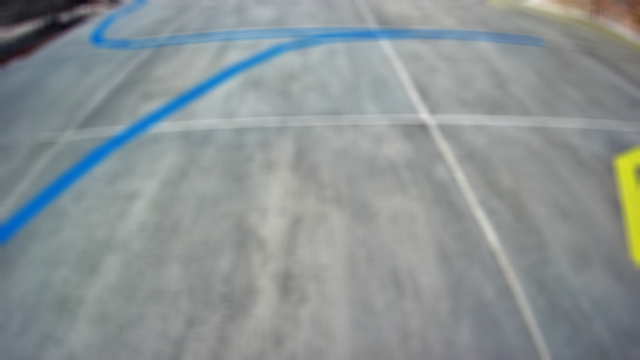
#> input picture camera.Frame.test.png, 640 x 360 px, given in place of the camera
$ python line_v3.py
#> lines starting #> are read from the running program, lines starting #| are printed output that depends on the picture; after the words box and inside, x2 and y2 are one past the last pixel; in counts of white or black regions, pixels touching at a corner belong together; long printed decimals are rounded
import cv2
import numpy as np
import time
import math

DRIVER_INITIALIZED = False
try:
	from utils.motor_lib.driver import move, off
	DRIVER_INITIALIZED = True
except:
	print("MOTOR DRIVER NOT INITIALIZED! RUNNING ANYWAY...")

VIDEO_SOURCE = 0

SHOW_IMAGES = False
WRITE_IMAGES = True
BASE_SPEED = 40
BOOST_SPEED = 50
BOOST_ANGLE = 5

BLUR_KERNEL = 10
OBSTACLE_BLUR = 30
# [6 lines of commented-out code are left out]

LOW_BLUE = [89, 174, 174]
HIGH_BLUE = [122, 255, 255]

#LOW_YELLOW = [0, 146, 0] #ermias house
#HIGH_YELLOW = [179, 210, 255]

LOW_YELLOW = [0, 0, 219] #school track
HIGH_YELLOW = [100, 53, 255]

LOW_PURPLE = [117, 139, 27]
HIGH_PURPLE = [156, 255, 134]

def pwm(speed, theta):
	try:
		theta = ((theta + 180) % 360) - 180  # normalize value to [-180, 180)
		speed = min(max(0, speed), 100)              # normalize value to [0, 100]
		v_a = speed * (45 - theta % 90) / 45          # falloff of main motor
		v_b = min(100, 2 * speed + v_a, 2 * speed - v_a)  # compensation of other motor
		if theta < -90: return -v_b, -v_a
		if theta < 0:   return -v_a, v_b
		if theta < 90:  return v_b, v_a
		return [int(v_a), int(-v_b)]
	except:
		print('Unable to calculate PWM! (Most commonly from division by zero)')

def stabilize(current, new, num_lanes, max_confident_deviation=3,max_unsure_deviation=1.5):
	"""
	Using last steering angle to stabilize the steering angle
	This can be improved to use last N angles, etc
	if new angle is too different from current angle, only turn by max_angle_deviation degrees
	"""

	if num_lanes == 2:
		# if both lane lines detected, then we can deviate more
		max_angle_deviation = max_confident_deviation
	elif num_lanes == 1:
		# if only one lane detected, don't deviate too much
		max_angle_deviation = max_unsure_deviation
	else:
		max_angle_deviation = 2
	#elif num_lanes == 0:
		#max_angle_deviation = 100

	angle_deviation = new - current
	#print(f"Angle deviation: {angle_deviation}")
	if abs(angle_deviation) > max_angle_deviation:
		stabilized_steering_angle = int(current
										+ max_angle_deviation * angle_deviation / abs(angle_deviation))
	else:
		stabilized_steering_angle = new
	#print('INFO: Proposed angle: %s, stabilized angle: %s' % (new, stabilized_steering_angle))
	return stabilized_steering_angle

def detect_line_segments(cropped_edges):
	# tuning min_threshold, minLineLength, maxLineGap is a trial and error process by hand
	rho = 1  # precision in pixel, i.e. 1 pixel
	angle = np.pi / 180  # degree in radian, i.e. 1 degree
	min_threshold = 10  # minimal of votes #default 10
	line_segments = cv2.HoughLinesP(cropped_edges, rho, angle, min_threshold, np.array([]), minLineLength=10,
									maxLineGap=2) #minlinelength=8, maxlinegap=4

	'''if line_segments is not None:
		for line_segment in line_segments:
			logging.debug('detected line_segment:')
			logging.debug("%s of length %s" % (line_segment, length_of_line_segment(line_segment[0])))
'''
	return line_segments

def slope_intercepts(line_segments):
	"""
	This function combines line segments into one or two lane lines
	If all line slopes are < 0: then we only have detected left lane
	If all line slopes are > 0: then we only have detected right lane
	"""
	lane_line = []
	if line_segments is None:
		return lane_line

	fit = []

	for line_segment in line_segments:
		for x1, y1, x2, y2 in line_segment:
			if x1 == x2:
				#logging.info('skipping vertical line segment (slope=inf): %s' % line_segment)
				continue
			try: # changed
				tmpFit = np.polyfit((x1, x2), (y1, y2), 1)
			except np.RankWarning:
				tmpFit = None
			slope = tmpFit[0]
			intercept = tmpFit[1]
			fit.append((slope, intercept, length_of_line_segment((x1, y1, x2, y2))))

	#fit_average = np.average(fit, axis=0)

	return fit

def detect_uturn(line_segments):
	totalLen = 0
	for (slope,_,length) in line_segments:
		if abs(slope) < horizontalSlopeThreshold:
			totalLen += length
		if totalLen >= horizontalLengthThreshold:
			return True
	return False

def show(window_name, frame):
	if SHOW_IMAGES:
		cv2.imshow(window_name, frame)
	if WRITE_IMAGES:
		cv2.imwrite(f"camera.{window_name}.test.png", frame)

def heading(frame, angle):
		heading_image = np.zeros_like(frame)
		height, width, _ = frame.shape
		radians = 0
		if angle is None:
				radians = math.pi / 2
		else:
				radians = angle / 180.0 * math.pi
		x1 = int(width / 2)
		y1 = height
		x2 = 0
		y2 = int(height / 2)
		if radians == 0:
			x2 = 0
			y2 = height
		elif radians == math.pi:
			x2 = width
			y2 = height
		else:
			x2 = int(x1 - height / 2 / math.tan(radians))

		cv2.line(heading_image, (x1, y1), (x2, y2), (0, 0, 255), 10)
		heading_image = cv2.addWeighted(frame, 0.8, heading_image, 1, 1)
		return heading_image

def weighted_avg(numbers, values):
		total = 0
		for i in range(len(numbers)):
				total += numbers[i] * values[i]
		return total / sum(values)

def clamp(n, bounds):
		if n < bounds[0]:
				return bounds[0]
		elif n > bounds[1]:
				return bounds[1]
		else:
				return n

def length_of_line_segment(line):
	x1, y1, x2, y2 = line
	return math.sqrt((x2 - x1) ** 2 + (y2 - y1) ** 2)

cap = cv2.VideoCapture(VIDEO_SOURCE)
input("Press Enter to start analysing frames")

previousYellowAngle = None
previousBlueAngle = None
blueLeft = True
angle = 90
cutoffConstant = 1/2
fracOffset = 1/16
horizontalSlopeThreshold = 0.3
horizontalLengthThreshold = 100
cannyMin = 200
cannyMax = 400
uTurnForwardSpeed = 1.3
uTurnBackSpeed = -0.25

obstacleThreshold = 200
obstacleCorrection = 0
obstacleCompensation = 0
obstacleScale = 0.5
obstacleTurnThreshold = 30
defaultTurnRight = True
obstacleBounds = 200
obstaclePassed = False
obstacleCorrectionFrames = 0

finalAngleOffset = 0

contourColor = (0, 0, 255)
obstacleColor = (255, 0, 0)
lineColor = (0, 255, 0)
circleColor = (255, 255, 255)
circleRadius = 5
lineThickness = 3

blueAngle = None
yellowAngle = None

while True:
		error = 0
		ret, frame = cap.read()
#> frame is the input picture: shape (360, 640, 3); mean B, G, R 148.2, 147.2, 139.2

		if ret:
				originalFrame = np.copy(frame)
				frame = cv2.blur(originalFrame, (BLUR_KERNEL, BLUR_KERNEL))
				contourFrame = np.copy(frame)
				obstacleFrame = cv2.blur(originalFrame, (OBSTACLE_BLUR, OBSTACLE_BLUR))
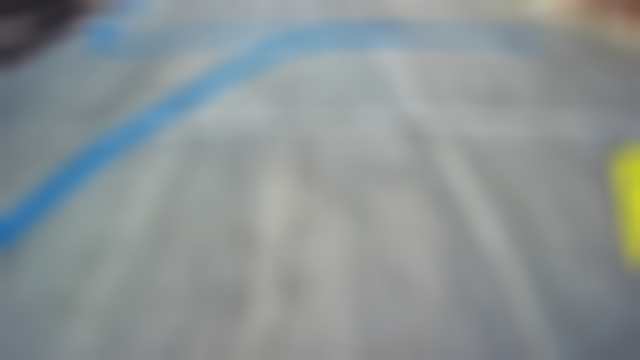
#> obstacleFrame: shape (360, 640, 3); mean B, G, R 148.2, 147.2, 139.2

				low_b = np.uint8(LOW_BLUE)
				high_b = np.uint8(HIGH_BLUE)

				low_y = np.uint8(LOW_YELLOW)
				high_y = np.uint8(HIGH_YELLOW)

				low_p = np.uint8(LOW_PURPLE)
				high_p = np.uint8(HIGH_PURPLE)

				hsv = cv2.cvtColor(frame, cv2.COLOR_BGR2HSV)
#> hsv: shape (360, 640, 3); mean H, S, V 80.4, 23.4, 151.4
				obstacleHSV = cv2.cvtColor(obstacleFrame, cv2.COLOR_BGR2HSV)
#> obstacleHSV: shape (360, 640, 3); mean H, S, V 81, 23.4, 151.2

				blueMask = cv2.inRange(hsv, low_b, high_b)
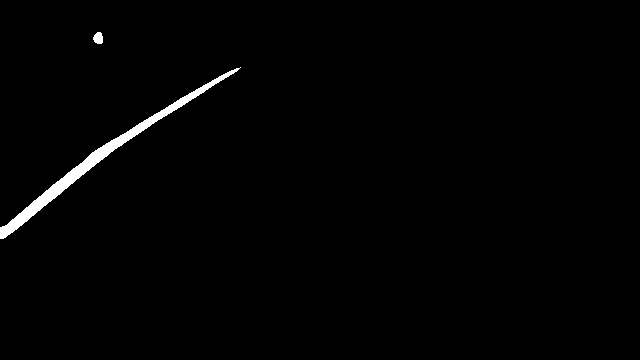
#> blueMask: shape (360, 640); 1.2% white; 2 white regions, box (x1, y1, x2, y2) and area: (0, 67, 241, 239) 2577, (93, 32, 103, 44) 95
				yellowMask = cv2.inRange(hsv, low_y, high_y)
#> yellowMask: shape (360, 640); every value is 0
				obstacleMask = cv2.inRange(obstacleHSV, low_p, high_p)

				# Only focuses on the bottom half or section of the screen as determined by cutoff
				bottomLeft = np.zeros_like(blueMask)
				bottomRight = np.zeros_like(yellowMask)

				cutoff = clamp(cutoffConstant * BASE_SPEED / 30, (1/3, 5/6))

				bottomLeft = cv2.rectangle(bottomLeft, (0, bottomLeft.shape[0]), (round(bottomLeft.shape[1] * cutoff), round(bottomLeft.shape[0] * (1 - cutoff))), 255, -1)
				bottomRight = cv2.rectangle(bottomRight, (bottomRight.shape[1], bottomRight.shape[0]), (round(bottomRight.shape[1] * (1 - cutoff)), round(bottomRight.shape[0] * (1 - cutoff))), 255, -1)

				blueMask = cv2.bitwise_and(blueMask, blueMask, mask=bottomLeft if blueLeft else bottomRight)
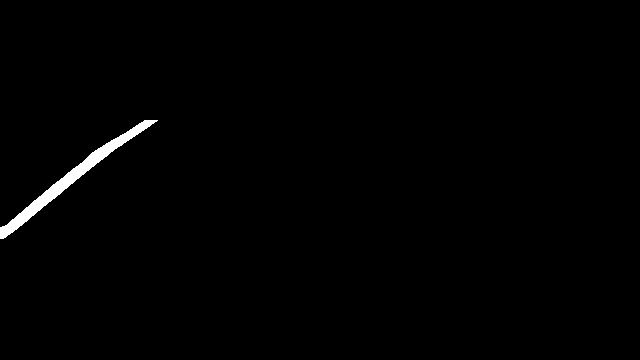
#> blueMask: shape (360, 640); 0.86% white; 1 white region
				yellowMask = cv2.bitwise_and(yellowMask, yellowMask, mask=bottomRight if blueLeft else bottomLeft)

				blueContours, hierarchy = cv2.findContours(blueMask, 1, cv2.CHAIN_APPROX_NONE)
#> blueContours = 1 contour; box (x1, y1, x2, y2) and area: (0, 120, 158, 239) 1808
				yellowContours, hierarchy = cv2.findContours(yellowMask, 1, cv2.CHAIN_APPROX_NONE)
#> yellowContours = []
				# Used simple here to save memory
				obstacleContours, hierarchy = cv2.findContours(obstacleMask, 1, cv2.CHAIN_APPROX_SIMPLE)
#> obstacleContours = []

				leftEndPoint = (frame.shape[1] * fracOffset, frame.shape[0])
#> leftEndPoint = (40, 360)
				rightEndPoint = ((1 - fracOffset) * frame.shape[1], frame.shape[0])
#> rightEndPoint = (600, 360)

				if len(blueContours) > 0:
						c_b = max(blueContours, key=cv2.contourArea)
#> c_b = contour of 325 points, box (x1, y1, x2, y2) (0, 120, 158, 239), area 1808
						#print(c_b.shape)
						M = cv2.moments(c_b)
#> M = moments, m00 1807.5, centre m10/m00, m01/m00 = (71.11, 178)
						if M["m00"] != 0:
								cx = int(M['m10']/M['m00'])
#> cx = 71
								cy = int(M['m01']/M['m00'])
#> cy = 177
								endPoint = leftEndPoint if blueLeft else rightEndPoint
#> endPoint = (40, 360)
								previousBlueAngle = blueAngle
								blueAngle = 180 - round(np.arctan2(endPoint[1] - cy, cx - endPoint[0]) * 180 / np.pi)
#> blueAngle = 100
								cv2.drawContours(contourFrame, [c_b], 0, contourColor, lineThickness)
								cv2.circle(contourFrame, (cx,cy), circleRadius, circleColor, -1)
#> contourFrame: shape (360, 640, 3); mean B, G, R 147, 146.4, 140.7
								cv2.line(contourFrame, (cx, cy), (round(endPoint[0]), endPoint[1]), lineColor, lineThickness)
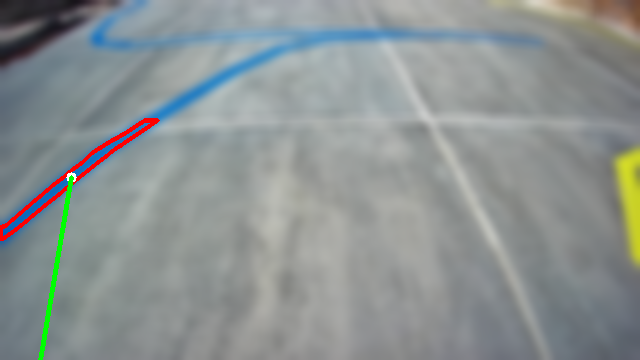
#> contourFrame: shape (360, 640, 3); mean B, G, R 146.5, 146.9, 140.2
								#print(f"Blue steering angle: {blueAngle} degrees")
				else:
						blueAngle = None

				if len(yellowContours) > 0:
						c_y = max(yellowContours, key=cv2.contourArea)
						M = cv2.moments(c_y)
						if M["m00"] != 0:
								cx = int(M['m10']/M['m00'])
								cy = int(M['m01']/M['m00'])
								endPoint = rightEndPoint if blueLeft else leftEndPoint
								previousYellowAngle = yellowAngle
								yellowAngle = 180 - round(np.arctan2(endPoint[1] - cy, cx - endPoint[0]) * 180 / np.pi)
								cv2.drawContours(contourFrame, [c_y], 0, contourColor, lineThickness)
								cv2.circle(contourFrame, (cx,cy), circleRadius, circleColor, -1)
								cv2.line(contourFrame, (cx, cy), (round(endPoint[0]), endPoint[1]), lineColor, lineThickness)
								#print(f"Yellow steering angle: {yellowAngle} degrees")
				else:
					yellowAngle = None


				'''obstacleObj = []
				if len(obstacleContours) > 0:
						obstacles = list(filter(lambda c: cv2.contourArea(c) > obstacleThreshold, obstacleContours))
						cv2.drawContours(contourFrame, obstacles, -1, obstacleColor, lineThickness)
						for obj in obstacles:
								M = cv2.moments(obj)
								if M["m00"] != 0:
										cx = int(M['m10']/M['m00'])
										cy = int(M['m01']/M['m00'])
										obstacleObj.append({"centre": [cx, cy], "contour": obj, "size": cv2.contourArea(obj)})
										cv2.circle(contourFrame, (cx,cy), circleRadius, circleColor, -1)
						obstaclePassed = False
						obstacleCorrectionFrames += 1

						# Sorts them based on x-coordinate
						obstacleObj = sorted(obstacleObj, key=lambda obstacle: obstacle["centre"][0])
						differenceArr = []

						if len(obstacleObj) > 1:
								for i in range(len(obstacleObj) - 1):
										differenceArr.append(obstacleObj[i+1]["centre"][0] - obstacleObj[i]["centre"][0])
								maxDifference = 0
								maxIndex = 0
								for i in range(len(differenceArr)):
										if differenceArr[i] > maxDifference:
												maxDifference = differenceArr[i]
												maxIndex = i

								weights = (obstacleObj[maxIndex + 1]["size"], obstacleObj[maxIndex]["size"])

								# Taking a weighted average of the two adjacent obstacles
								point = (weighted_avg([obstacleObj[maxIndex]["centre"][0], obstacleObj[maxIndex + 1]["centre"][0]], weights),
																		weighted_avg([obstacleObj[maxIndex]["centre"][1], obstacleObj[maxIndex + 1]["centre"][1]], weights))
								obstacleCorrection = 180 - round(np.arctan2(point[1], point[0] - frame.shape[1] / 2) * 180 / np.pi)
								finalAngleOffset = obstacleCorrection
						elif len(obstacleObj) == 1:
								offset = 0
								difference = frame.shape[1] / 2 - obstacleObj[0]["centre"][0]
								if abs(difference) > obstacleTurnThreshold:
										# Arbitrary such that if the obstacle is far to the right, the car will turn slightly to the left and vice versa. The offset is proportional to how close the obstacle is (obstacleSize) and a variable
										offset = -clamp(obstacleScale * obstacleObj[0]["size"] / difference, [-obstacleBounds, obstacleBounds])
								else:
										offset = clamp((1 if defaultTurnRight else -1) * obstacleScale * obstacleObj[0]["size"], [-obstacleBounds, obstacleBounds])
								point = (frame.shape[1] / 2 + offset, frame.shape[0] / 2)
								obstacleCorrection = 180 - round(np.arctan2(point[1], point[0] - frame.shape[1] / 2) * 180 / np.pi)
								finalAngleOffset = obstacleCorrection
						else:
							finalAngleOffset = 0
				else:
						obstaclePassed = True
						if obstacleCorrectionFrames > 0:
								obstacleCompensation = -obstacleCorrection
								obstacleCorrectionFrames -= 1
						else:
								obstacleCompensation = 0
						finalAngleOffset = obstacleCompensation'''

				print(f"Blue angle: {blueAngle}, Yellow angle: {yellowAngle}")
#| Blue angle: 100, Yellow angle: None

				if blueAngle is None and yellowAngle is not None:
						if previousYellowAngle is not None:
								angle = stabilize(yellowAngle, previousYellowAngle, 1)
								#print("Stabilising")
						else:
								angle = yellowAngle
								#print("Not stabilising")
						previousYellowAngle = yellowAngle
				elif yellowAngle is None and blueAngle is not None:
						if previousBlueAngle is not None:
								angle = stabilize(blueAngle, previousBlueAngle, 1)
								#print("Stabilising")
						else:
								angle = blueAngle
#> angle = 100
								#print("Not stabilising")
						previousBlueAngle = blueAngle
#> previousBlueAngle = 100
				elif blueAngle is not None and yellowAngle is not None:
						if previousBlueAngle is not None and previousYellowAngle is not None:
								angle = stabilize((blueAngle + yellowAngle) / 2, (previousBlueAngle + previousYellowAngle) / 2, 2)
								#print("Stabilising")
						else:
								angle = (blueAngle + yellowAngle) / 2
								#print("Not stabilising")
						previousYellowAngle = yellowAngle
						previousBlueAngle = blueAngle
				else:
						print("give up lol")
						angle = 90
				#print(f"Previous angles: {previousBlueAngle}, {previousYellowAngle}")
				# Adds obstacle avoidance
				#angle += finalAngleOffset


				heading_img = heading(contourFrame, angle)
#> in heading, `radians = angle / 180.0 * math.pi`: radians = 1.75
#> in heading, `x2 = int(x1 - height / 2 / math.tan(radians))`: x2 = 351
#> in heading, `heading_image = cv2.addWeighted(frame, 0.8, heading_image, 1, 1)`:
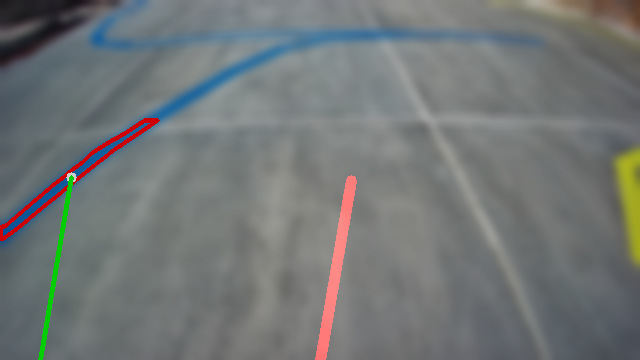
#> heading_image: shape (360, 640, 3); mean B, G, R 118.2, 118.5, 114.2

				show("Blue Mask", blueMask)
				show("Yellow Mask", yellowMask)
				show("Obstacle Mask", obstacleMask)
				show("Frame", frame)
				show("Contours", contourFrame)
				show("Heading", heading_img)

				print(f"Steering angle: {angle} degrees")
#| Steering angle: 100 degrees

				left, right = pwm(BASE_SPEED if abs(angle - 90) > BOOST_ANGLE else BOOST_SPEED, angle - 90)
#> left = 48.89; right = 31.11

				# U-turn code
				blueEdges = cv2.Canny(blueMask, cannyMin, cannyMax)
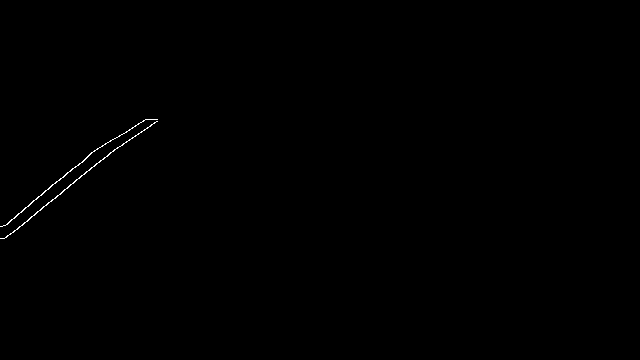
#> blueEdges: shape (360, 640); 0.2% white in thin lines or dots, all inside (x1, y1, x2, y2) = (0, 119, 158, 239)
				yellowEdges = cv2.Canny(yellowMask, cannyMin, cannyMax)

				blueLines = detect_line_segments(blueEdges)
#> in detect_line_segments, `line_segments = cv2.HoughLinesP(cropped_edges, rho, angle, min_thresho..`: line_segments = [[4, 238, 117, 147], [89, 154, 145, 119], [119, 146, 157, 121], [4, 225, 75, 166], [59, 180, 90, 154], [68, 186, 100, 160], [17, 229, 29, 219], [146, 119, 157, 119], [5, 225, 16, 216]]
#> blueLines has the same summary as line_segments in detect_line_segments
				yellowLines = detect_line_segments(yellowEdges)

				blueFit = slope_intercepts(blueLines)
#> the loop in slope_intercepts, `for line_segment in line_segments:` made 9 passes
#> after the loop in slope_intercepts, `for line_segment in line_segments:`: fit = [(-0.805, 241.2, 145.1), (-0.625, 209.6, 66.04), (-0.658, 224.3, 45.49), (-0.831, 228.3, 92.31), (-0.839, 229.5, 40.46), (-0.813, 241.3, 41.23), (-0.833, 243.2, 15.62), (1.85e-15, 119, 11), (-0.818, 229.1, 14.21)]
#> blueFit has the same summary as fit in slope_intercepts
				yellowFit = slope_intercepts(yellowLines)
#> yellowFit = []

				show("Blue Edges", blueEdges)
				show("Yellow Edges", yellowEdges)

				if left < 0:
						left = 0
				if right < 0:
						right = 0

				if detect_uturn(blueFit):
#> the loop in detect_uturn, `for (slope,_,length) in line_segments:` made 9 passes
#> (slope, length, totalLen) on pass 8: (1.85e-15, 11, 11)
#> (slope, length) on passes 1 to 6: (-0.805, 145.1), (-0.625, 66.04), (-0.658, 45.49), (-0.831, 92.31), (-0.839, 40.46), (-0.813, 41.23)
#> after the loop in detect_uturn, `for (slope,_,length) in line_segments:`: totalLen = 11
					left = uTurnForwardSpeed * BASE_SPEED if blueLeft else uTurnBackSpeed * BASE_SPEED
					right = uTurnBackSpeed * BASE_SPEED if blueLeft else uTurnForwardSpeed * BASE_SPEED
					print("Blue U-turn detected!")
				elif detect_uturn(yellowFit):
					left = uTurnBackSpeed * BASE_SPEED if blueLeft else uTurnForwardSpeed * BASE_SPEED
					right = uTurnForwardSpeed * BASE_SPEED if blueLeft else uTurnBackSpeed * BASE_SPEED
					print("Yellow U-turn detected")

				print(f"Left: {left}, Right: {right}")
#| Left: 48.889, Right: 31.111
				move(left, right) if DRIVER_INITIALIZED else 0
				time.sleep(0.005)

		try:
				if cv2.waitKey(1) & 0xff == ord('q'):
#> (key q is pressed here)
						break
		except KeyboardInterrupt:
				pass

cap.release()
cv2.destroyAllWindows()
exit(0)
#> (the program exits here)
